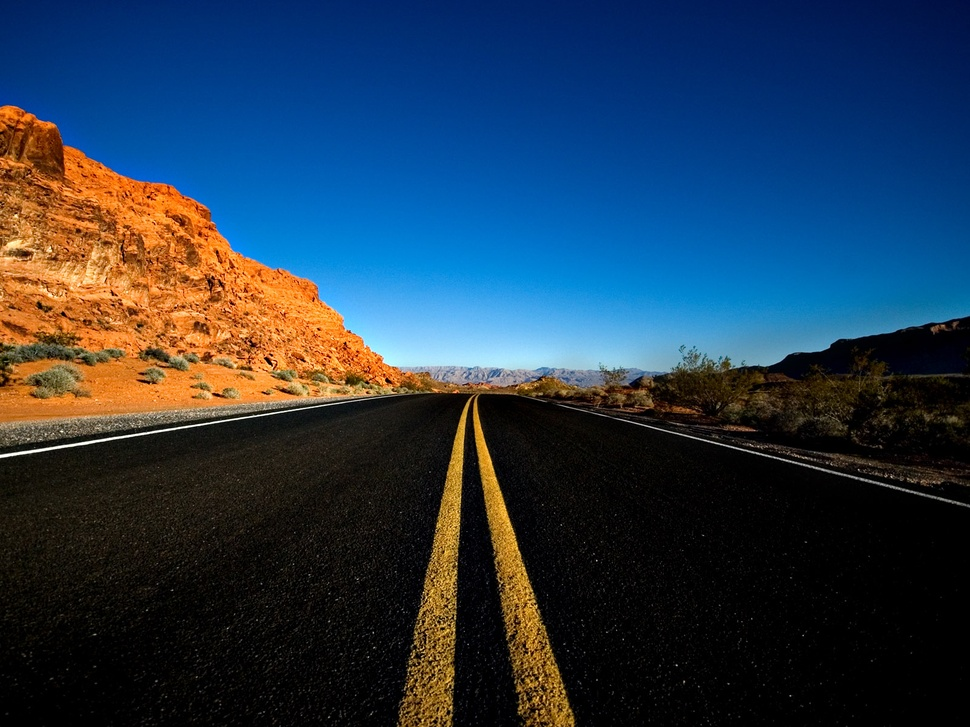
#> input picture Open cv project/1.4 in reader opencv/Hough Transform/Hough Line Transform/road2.jpg, 970 x 727 px, shrunk from 1600 x 1200 before the run
$ python 'Hough Line Transform 2.py'
#> lines starting #> are read from the running program, lines starting #| are printed output that depends on the picture; after the words box and inside, x2 and y2 are one past the last pixel; in counts of white or black regions, pixels touching at a corner belong together
import cv2
import numpy as np

img=cv2.imread('road2.jpg',cv2.IMREAD_COLOR); #Image read in color
#> img is the input picture: shape (727, 970, 3); mean B, G, R 75.3, 56.6, 37.7
img_gray=cv2.cvtColor(img,cv2.COLOR_BGR2GRAY); #convert color of image from bgr2gray
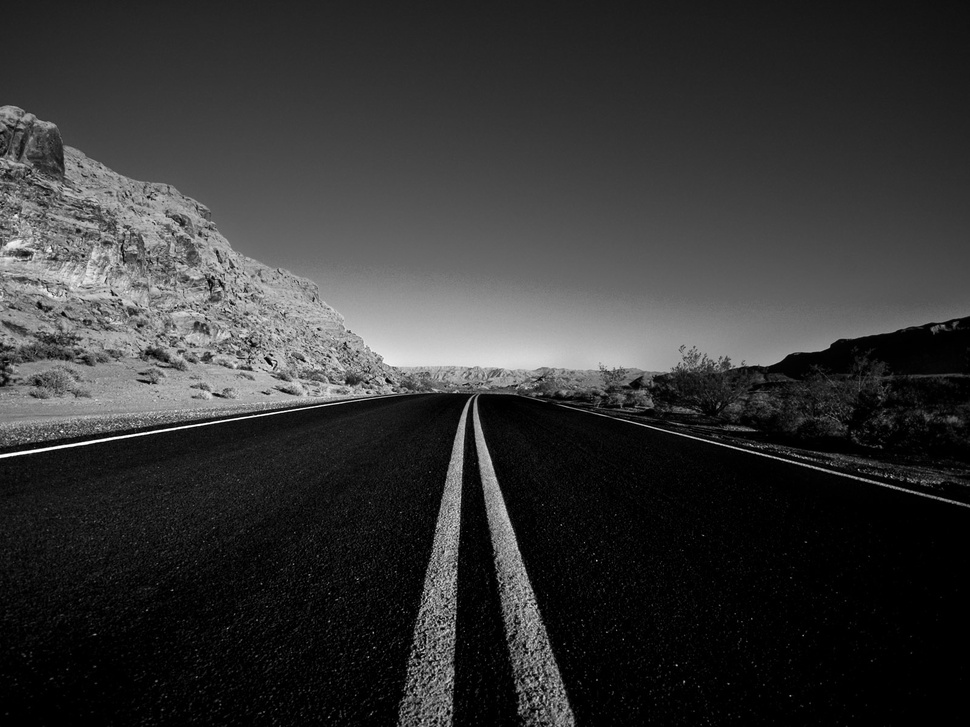
#> img_gray: shape (727, 970); min 0, max 255, mean 53

ret,thresh=cv2.threshold(img_gray,50,100,cv2.THRESH_BINARY); #threshold for a value
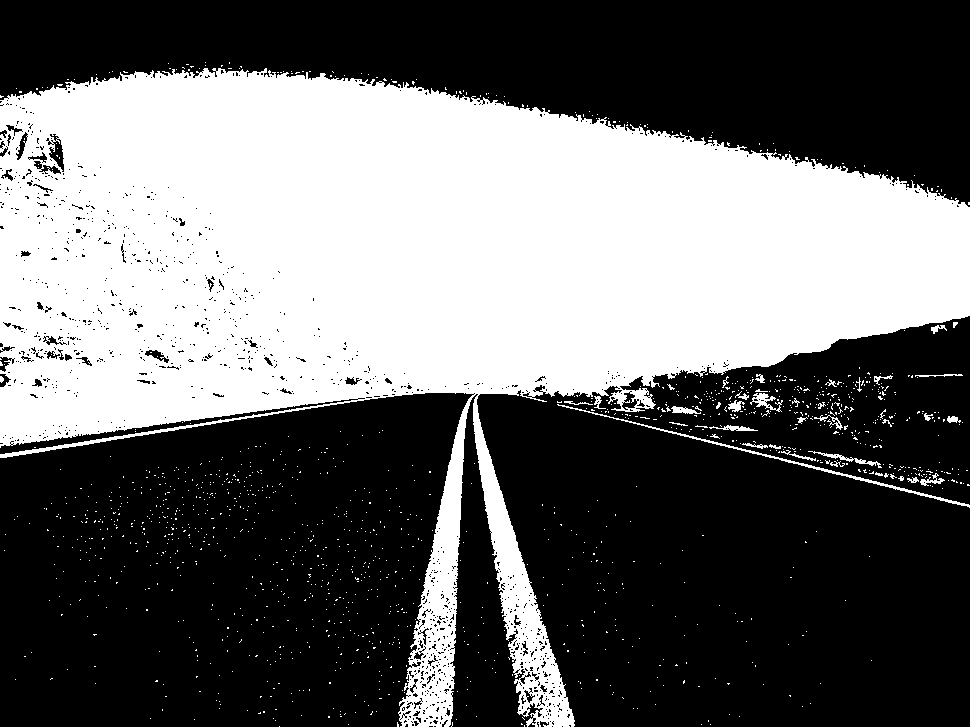
#> thresh: shape (727, 970); values 0 (black) and 100 (white), 40.8% white; 1360 white regions (1325 under 20 px), largest, box (x1, y1, x2, y2) and area: (0, 68, 970, 727) 281886, (557, 404, 970, 508) 984, (750, 393, 783, 412) 235

minlinelength=200;
maxlinegap=20;

res=cv2.HoughLinesP(thresh,1,np.pi/180,minlinelength,maxlinegap); #houghlineprobalility

for i in range(len(res)):
    for x1,y1,x2,y2 in res[i]:
        cv2.line(img,(x1,y1),(x2,y2),(0,0,255),3); #draw line on image
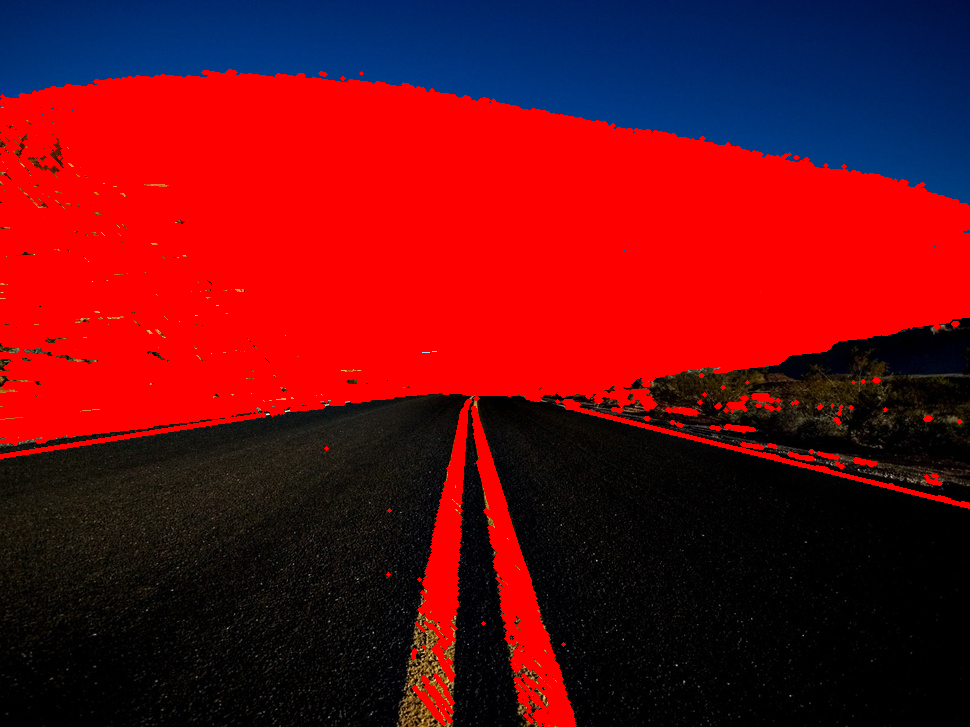
#> img: shape (727, 970, 3); mean B, G, R 20.8, 11.7, 110.3

cv2.namedWindow('HoughLine',cv2.WINDOW_NORMAL); #create a named window
cv2.imshow('HoughLine',img); #Image show

if cv2.waitKey(0)&0xFF==ord('q'):
#> (key q is pressed here)
    cv2.destroyWindow('HoughLine'); #destroy window

$ run again, with Open cv project/1.4 in reader opencv/Hough Transform/Hough Line Transform/road.jpg copied over Open cv project/1.4 in reader opencv/Hough Transform/Hough Line Transform/road2.jpg
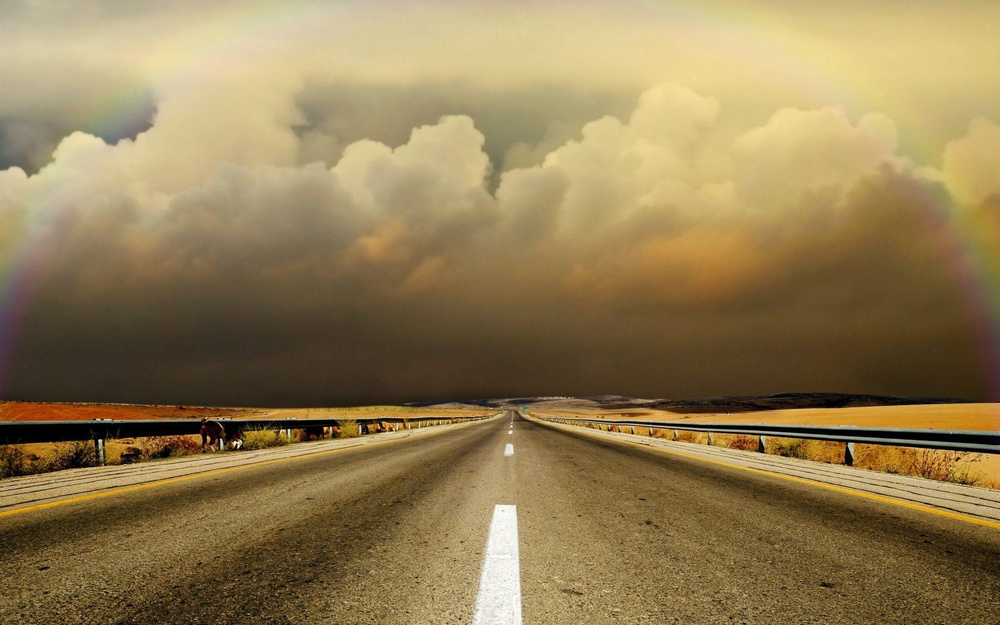
#> input picture Open cv project/1.4 in reader opencv/Hough Transform/Hough Line Transform/road.jpg, 1000 x 625 px, shrunk from 2560 x 1600 before the run
#> img is the input picture: shape (625, 1000, 3); mean B, G, R 83.8, 125.8, 146.9
#> `ret,thresh=cv2.threshold(img_gray,50,100,cv2.THRESH_BINARY);`:
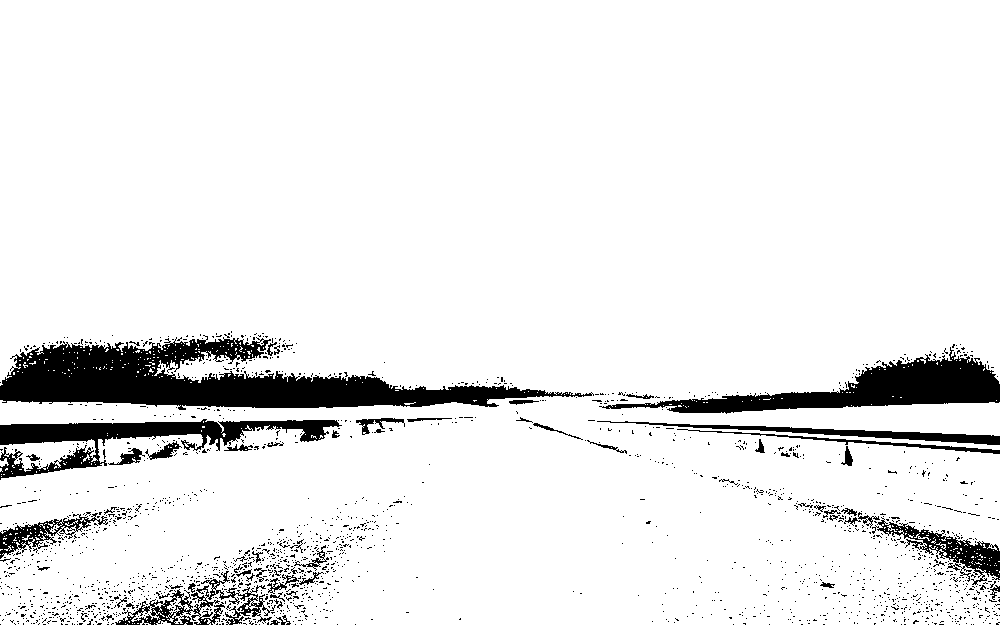
#> thresh: shape (625, 1000); values 0 (black) and 100 (white), 91.8% white; 1923 black regions (1863 under 20 px), largest, box (x1, y1, x2, y2) and area: (0, 335, 594, 410) 19081, (599, 347, 1000, 414) 8871, (0, 419, 342, 480) 6408
#> after the loop `for i in range(len(res)):`:
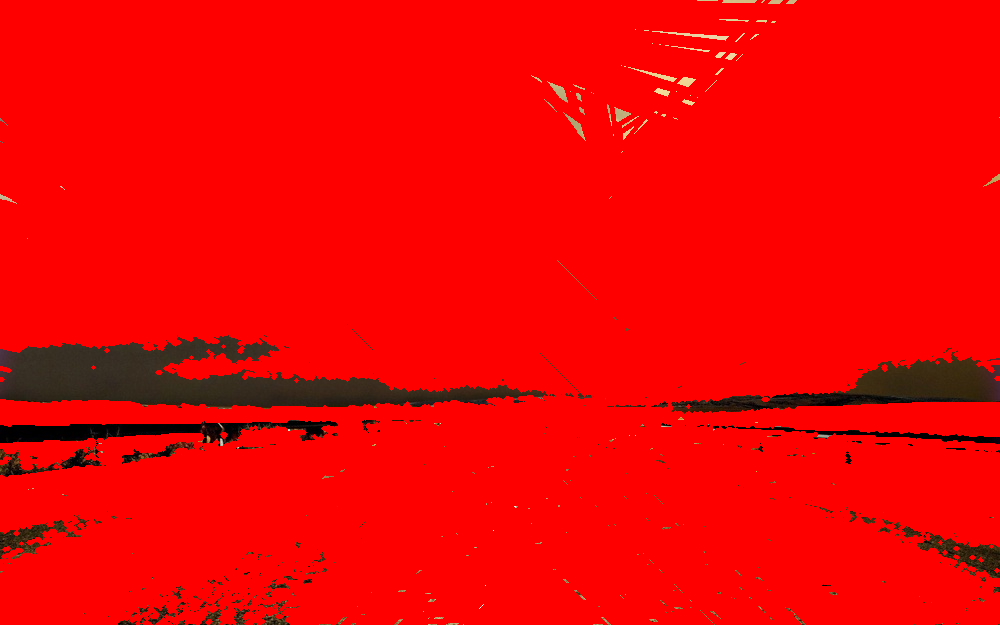
#> img: shape (625, 1000, 3); mean B, G, R 2, 3.1, 241.5
